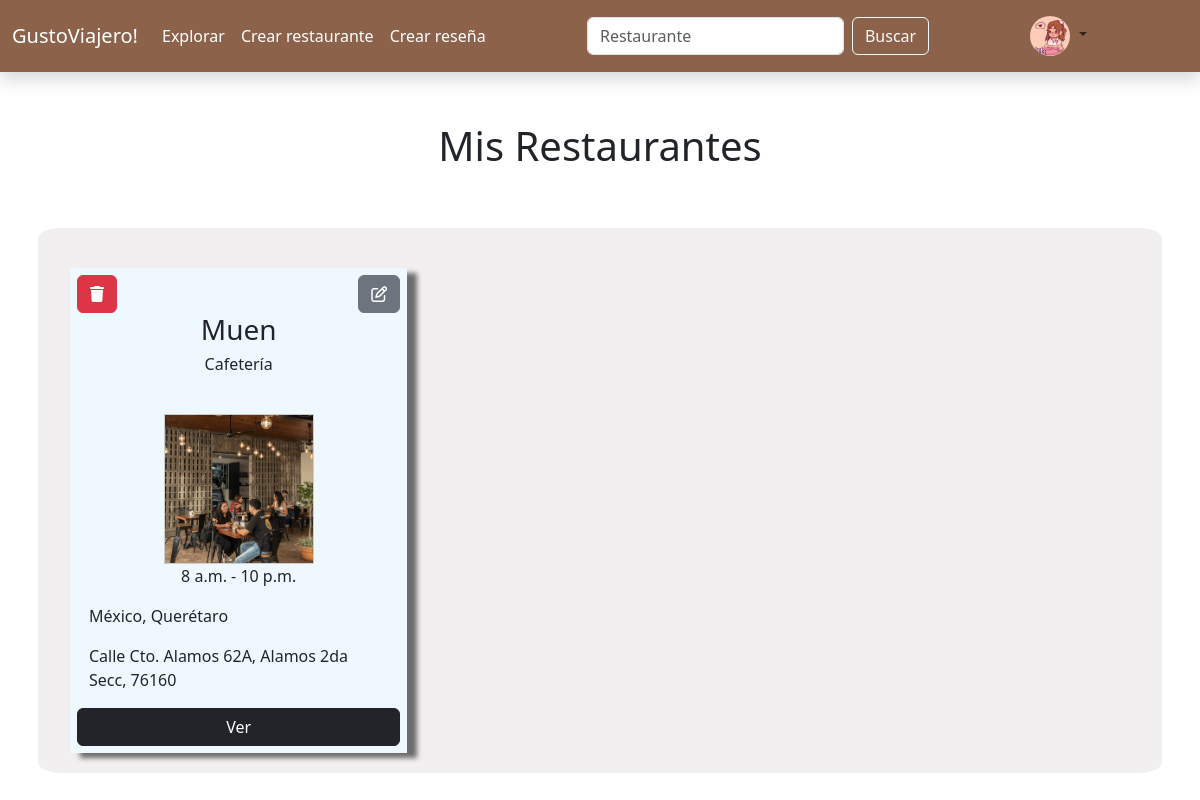
/misrestaurantes/ (signed in), run on the app's committed database.
### inicio/models.py (models this page shows, shortened)
class FotoUsuario(models.Model):
    UsuarioID=models.ForeignKey(User, on_delete=models.CASCADE)
    Imagen=models.ImageField(upload_to='uploads/perfil', blank=True, null=True)

class Restaurante (models.Model):
    Nombre=models.CharField(max_length=50, default='Restaurante')
    Propietario=models.ForeignKey(User, on_delete=models.CASCADE, default=1)
    Pais=models.CharField(max_length=50)
    Estado=models.CharField(max_length=50)
    Direccion=models.CharField(max_length=200)
    Promedio=models.DecimalField(max_digits=3,decimal_places=2, default=0, blank=True)
    TipoCocina=models.ForeignKey(TipoCocina,on_delete=models.CASCADE, blank=True, null=True)
    CategoriaL=models.ForeignKey(CategoriaL,on_delete=models.CASCADE, blank=True, null=True)
    Apertura=models.TimeField()
    Cierre=models.TimeField()
    Descripción=models.CharField(max_length=280, null=True, blank=True)

class CategoriaL(models.Model):
    Nombre=models.CharField(max_length=30)
    def __str__(self):
        return self.Nombre

class FotosLugar(models.Model):
    RestauranteID=models.ForeignKey(Restaurante, on_delete=models.CASCADE, blank=True)
    Imagen=models.ImageField(upload_to='uploads/lugar', blank=True, null=True)

### inicio/views.py (the view)
# urls.py: path('misrestaurantes/',views.mis_restaurantes, name='mis_restaurantes'),
def mis_restaurantes(request):
    if request.user.is_authenticated:
        usuario = request.user
        foto = FotoUsuario.objects.filter(UsuarioID=usuario).first()
        Elementos=Restaurante.objects.filter(Propietario=request.user).prefetch_related('fotoslugar_set')
    return render(request, "mis_restaurantes.html",{'Elementos': Elementos, 'usuario':usuario,'foto':foto})

### inicio/templates/mis_restaurantes.html (shortened to what this page needs)
{% extends 'base.html' %}
{% load static %}
{% block content %}
<div class="row" style="margin-top: 30px;">
    <div class="col">
        <div class="container" style="padding: 20px 20px 20px 20px;">
            <div class="row">
                <div class="container">
                    <p class="d-flex justify-content-center h1"> Mis Restaurantes</p>
                </div>
            </div>
            {% if Elementos %}
                <div class="row" style="margin-top: 50px; background-color: rgb(241, 239, 239); padding: 20px 20px 20px 20px; border-radius: 2%;">
                    {% for Elemento in Elementos %}
                    <div class="col-4" style="margin-top: 20px;">
                        <div class="container restaurante" style="background-color: aliceblue; height: 100%; box-shadow: 10px 5px 5px rgb(108, 108, 108); padding: 7px 7px 7px 7px;">
                            <div class="row">
                                <div class=" col d-flex justify-content-start">
                                    <a href="{% url 'eliminar_restaurante' Elemento.id %}" class="btn btn-danger"><i class="fa-solid fa-trash"></i></a>
                                </div>
                                <div class="col d-flex justify-content-end">
                                    <a href="{% url 'editar_restaurante' Elemento.id %}" class="btn btn-secondary"><i class="fa-regular fa-pen-to-square"></i></a>
                                </div>
                            </div>
                                    <div class="container-fluid d-flex h3 justify-content-center">
                                        {{Elemento.Nombre}}
                                    </div>
                                    <div class="container-fluid d-flex h6 justify-content-center">
                                        {% if Elemento.CategoriaL %}
                                            {{ Elemento.CategoriaL }}
                                        {% endif %}
                                    </div>
                                    <div style="width: 150px; height: 150px; overflow: hidden; margin: 0 auto; border: 1px solid #ccc;">
                                        {% if Elemento.fotoslugar_set.all %}
                                            <img src="{{ Elemento.fotoslugar_set.all.0.Imagen.url }}" alt="{{ Elemento.Nombre }}" style="width: 100%; height: 100%; object-fit: contain;">
                                        {% else %}
                                            <img src="{% static 'images/default.jpg' %}" alt="{{ Elemento.Nombre }}" style="width: 100%; height: 100%; object-fit: contain;">
                                        {% endif %}
                                    </div>
                                    <div class="container-fluid">
                                        <div class="container-fluid d-flex justify-content-center">
                                            <p>{{ Elemento.Apertura }} - {{ Elemento.Cierre }}</p>
                                        </div>
                                        <p>{{ Elemento.Pais }}, {{ Elemento.Estado }}</p>
                                        <p>{{ Elemento.Direccion }}</p>
                                    </div>
                                    <div class="d-grid">
                                        <a href="{% url 'restaurante' Elemento.id %}" class="btn btn-dark">Ver</a>
                                    </div>
                                </div>
                        </div>
                    {% endfor %}
                </div>
            {% endif %}
        </div>
    </div>
</div>
{% endblock %}

### inicio/templates/base.html (shortened to what this page needs)
{% load static %}
<!doctype html>
<html lang="es">
  <head>
    <link href="https://cdn.jsdelivr.net/npm/bootstrap@5.3.2/dist/css/bootstrap.min.css" rel="stylesheet">
    <link href="css/style.css" rel="stylesheet">
  </head>
  <body>
    <nav class="navbar navbar-expand-lg shadow" style="background-color: #8C634A;">
      <div class="container-fluid">
        <a class="navbar-brand" href="{% url 'home' %}" style="color: white;">GustoViajero!</a>
        <div class="collapse navbar-collapse" id="navbarSupportedContent">
          <ul class="navbar-nav me-auto mb-2 mb-lg-0">
            <li class="nav-item">
              <a class="nav-link" aria-current="page" href="{% url 'explorar' %}" style="color: white;">Explorar</a>
            </li>
            <li class="nav-item">
              <a class="nav-link" aria-current="page" href="{% url 'crear_restaurante' %}" style="color: white;">Crear restaurante</a>
            </li>
            <li class="nav-item">
              <a class="nav-link" aria-current="page" href="{% url 'elegir_restaurante' %}" style="color: white;">Crear reseña</a>
            </li>
          </ul>
        </div>
        <div class="collapse navbar-collapse" id="navbarSupportedContent">
          <ul class="navbar-nav me-auto mb-2 mb-lg-0">
          <form class="d-flex" action="{% url 'buscar_restaurantes' %}" method="GET">
            <input class="form-control me-2" type="search" name="q" placeholder="Restaurante" aria-label="Search">
            <button class="btn btn-outline-light" type="submit">Buscar</button>
          </form>
          </ul>
        </div>
        <div class="collapse navbar-collapse justify-content-end" id="navbarSupportedContent">
          <ul class="navbar-nav me-auto mb-2 mb-lg-0">
            <li class="nav-item dropdown">
              <a class="nav-link dropdown-toggle" href="#" role="button" data-bs-toggle="dropdown" aria-expanded="false">
                {% if foto %}
                <img src="{{foto.Imagen.url}}" width="40" height="40" style="border-radius: 50%;">
                {% else %}
                <img src="{% static 'images/default-perfil.jpg' %}" width="40" height="40" style="border-radius: 50%;">
                {% endif %}
              </a>
            </li>
          </ul>
        </div>
      </div>
    </nav>
    {% block content %}
    {% endblock %}
  </body>
</html>

### inicio/templates/mis_restaurantes.html (style rules this page uses)
.restaurante { transition: transform 0.3s ease; }

### data on the page
FotoUsuario: Imagen (picture)
Restaurante: Nombre "Muen", CategoriaL "Cafetería", fotoslugar_set.all.0.Imagen (picture), Apertura "8 a.m.", Cierre "10 p.m.", Pais "México", Estado "Querétaro", Direccion "Calle Cto. Alamos 62A, Alamos 2da Secc, 76160"
